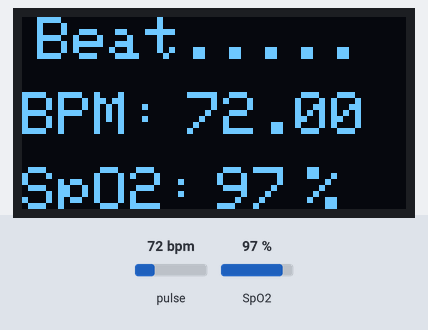
This sketch was run on a simulated ESP8266 (NodeMCU). Parts: 128×64 one-colour display. The inputs (shaded band) are chosen by the test bench; at power-on: pulse 72 bpm, SpO2 97 %. WiFi joins after 1.5 s; servers stay silent unless stated; what the sketch prints to the serial monitor is not drawn.

Above: at 4.5 s.
4.6 s: pulse set to 42 bpm
At 6.5 s:
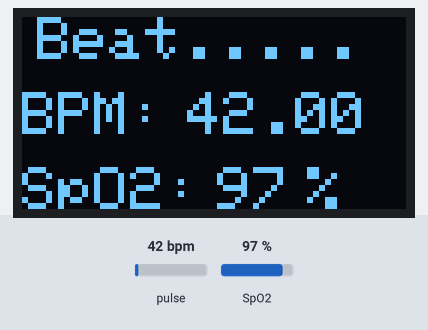
7.4 s: SpO2 set to 80 %
At 9.1 s:
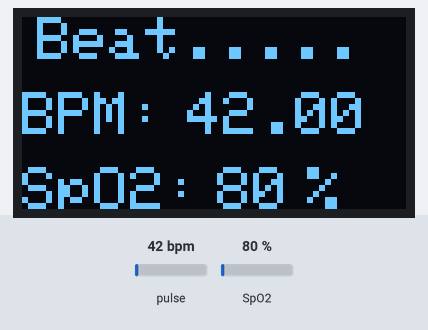
9.4 s: pulse set to 70 bpm
At 10.8 s:
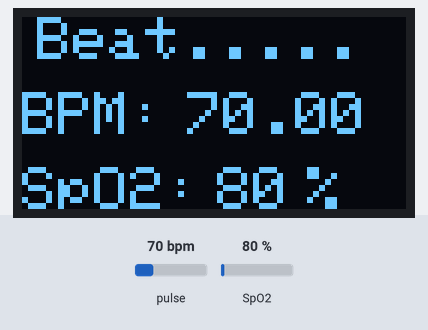
11.4 s: SpO2 set to 85 %
At 12.3 s:
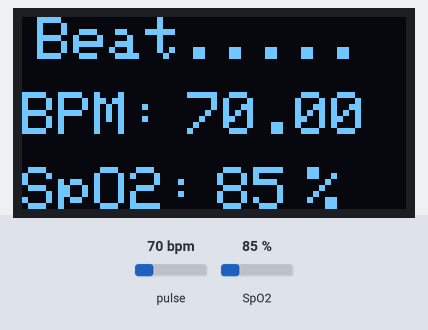
Timing chart, 0 to 14.4 s (numbered marks = the images above; inputs shaded):
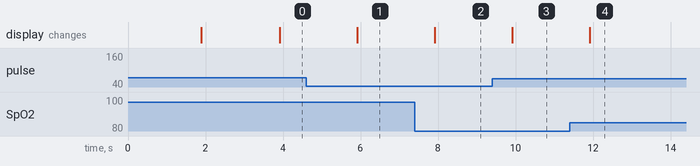

Measured:
- after the input at 4.6 s, the display: changes after 1.3 s (image 1)
- after the input at 7.4 s, the display: changes after 0.51 s (image 2)
- after the input at 9.4 s, the display: changes after 0.51 s (image 3)
- after the input at 11.4 s, the display: changes after 0.51 s (image 4)

The sketch:

bpm_oxygen.ino
```cpp
#define BLYNK_TEMPLATE_ID "TMPL39f48clrN"
#define BLYNK_TEMPLATE_NAME "CAREIFY"
#define BLYNK_AUTH_TOKEN "htwEcjVohIDGpCdGqFDWVFPRx72V8LLv"
#include <Wire.h>
#include <Adafruit_GFX.h>
#include <Adafruit_SSD1306.h>
#include <ESP8266WiFi.h>
#include <BlynkSimpleEsp8266.h>
#include "MAX30100_PulseOximeter.h"
#include <BlynkSimpleEsp8266.h>

char auth[] = "htwEcjVohIDGpCdGqFDWVFPRx72V8LLv";
/* WiFi credentials */
char ssid[] = "aritra";
char pass[] = "12345678";

#define REPORTING_PERIOD_MS     2000
SimpleTimer timer;

PulseOximeter pox;
uint32_t tsLastReport = 0;

void onBeatDetected()
{
    Serial.println("Beat!");

}


 // for the OLED display
 #define SCREEN_WIDTH 128 // OLED display width, in pixels
 #define SCREEN_HEIGHT 64 // OLED display height, in pixels

 // Declaration for an SSD1306 display connected to I2C (SDA, SCL pins)
 #define OLED_RESET     -1 // Reset pin # (or -1 if sharing Arduino reset pin)
 Adafruit_SSD1306 display(SCREEN_WIDTH, SCREEN_HEIGHT, &Wire, OLED_RESET);

void setup()
 {
    Serial.begin(115200);

    display.begin(SSD1306_SWITCHCAPVCC, 0x3C);
    display.clearDisplay();
    display.setTextSize(2);
    display.setTextColor(1);
    display.setCursor(0,25);
    display.print("HEALTH BIT");
    display.display();

    Blynk.begin(auth, ssid, pass);
    Serial.print("Initializing pulse oximeter..");


    // Initialize the PulseOximeter instance
    // Failures are generally due to an improper I2C wiring, missing power supply
    // or wrong target chip
    if (!pox.begin())
     {
        Serial.println("FAILED");

        display.clearDisplay();
        display.setTextSize(1);
        display.setTextColor(1);
        display.setCursor(0, 0);
        display.println("Please Connect Your Network....");
        display.display();
        for(;;);
      }

     else
     {
        Serial.println("SUCCESS");

        display.clearDisplay();
        display.setTextSize(2);
        display.setTextColor(1);
        display.setCursor(0,0);
        display.println("DEVICE IS OK");
        display.display();
        digitalWrite(1,HIGH);
     }

       pox.setIRLedCurrent(MAX30100_LED_CURR_24MA);

       // Register a callback for the beat detection
       pox.setOnBeatDetectedCallback(onBeatDetected);

       timer.setInterval(2000L, getSendData);

       display.clearDisplay();
       display.setTextColor(WHITE);
  }

      void loop()
     {
        timer.run(); // Initiates SimpleTimer
        Blynk.run();
        // Make sure to call update as fast as possible
        pox.update();
        if (millis() - tsLastReport > REPORTING_PERIOD_MS)
       {
         // to android cell phone application
         Serial.print("BPM: ");
         Serial.print(pox.getHeartRate());
         //blue.println("\n");

         Serial.print("    SpO2: ");
         Serial.print(pox.getSpO2());
         Serial.print("%");
         Serial.println("\n");

         Blynk.virtualWrite(V1,pox.getHeartRate() );
         Blynk.virtualWrite(V2,pox.getSpO2());


         tsLastReport = millis();
        }
      }

    void getSendData()
     {
       // Oled display
       display.clearDisplay();
       // display R G B Values
//////////////////////////////////////////////////////////////////

    display.clearDisplay();
    display.setTextSize(2);
    display.setTextColor(1);
    display.setCursor(5,0);
    display.print("Beat.....");

//////////////////////////////////////////////////////////////////////

       display.setTextSize(2);
       display.setCursor(0,25); // column row
       display.print("BPM:");

       display.setTextSize(2);
       display.setCursor(55, 25);
       display.print(pox.getHeartRate());

/////////////////////////////////////////////////////////////////////

       display.setTextSize(2);
       display.setCursor(0,50);
       display.print("SpO2:");

       display.setTextSize(2);
       display.setCursor(65,50);
       display.print(pox.getSpO2());

       display.setCursor(95,50);
       display.print("%");

////////////////////////////////////////////////////////////////////

      //  display.setTextSize(2);
      //  display.setCursor(0,50);
      //  display.print("TEMP:");

      //  display.print("");
       display.display();
     }
```
